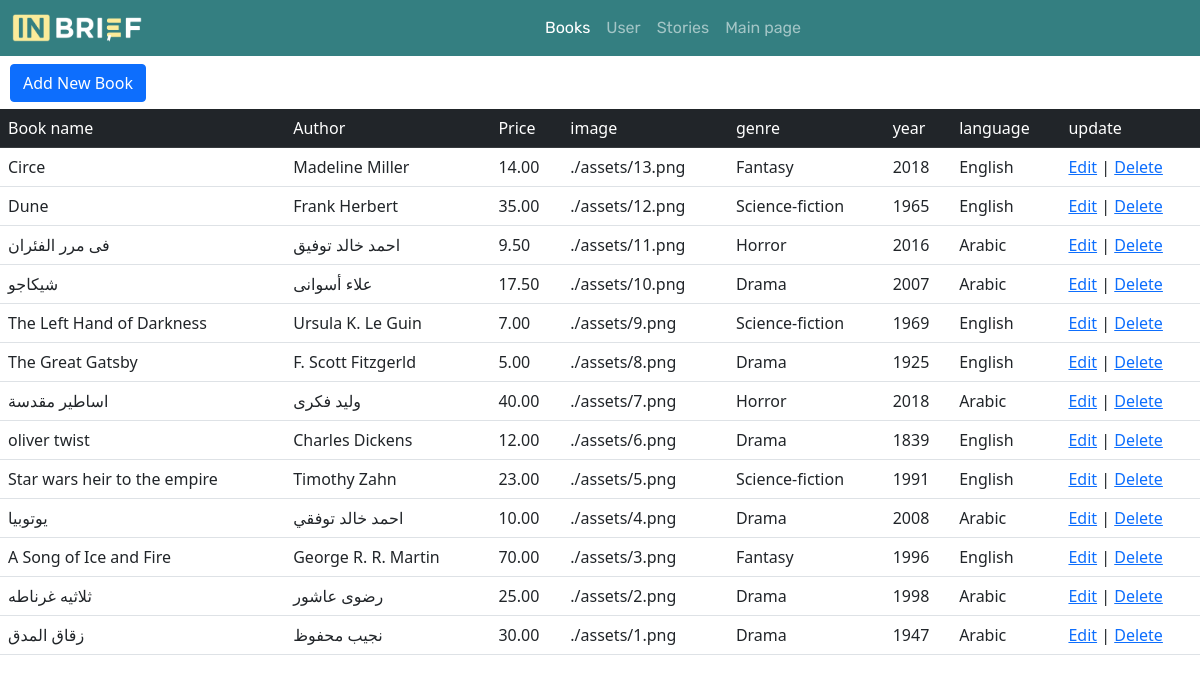
Page /test.php on the committed database.
### tables this page shows
CREATE TABLE `book` (
  `id` int(5) NOT NULL,
  `name` varchar(60) NOT NULL,
  `author` varchar(60) NOT NULL,
  `price` double(10,2) NOT NULL,
  `img` varchar(60) NOT NULL,
  `genre` varchar(25) NOT NULL,
  `year` int(4) NOT NULL,
  `language` varchar(100) NOT NULL,
  `breif` varchar(12000) NOT NULL
);

### database/DBController.php (called while the page is built, shortened)
<?php
class DBController
{
    protected $host = 'localhost';
    protected $user = 'root';
    protected $password = '';
    protected $database = "project";
    public function __construct()
    {
        $this->con = mysqli_connect($this->host, $this->user, $this->password, $this->database);
    }
}

### database/CRUD.php (called while the page is built, shortened)
<?php
include_once 'DBController.php';
class Crud extends DBController
{
    public function getData($query)
    {
        $result = $this->con->query($query);
        $rows = array();
        while ($row = $result->fetch_assoc()) {
            $rows[] = $row;
        }
        return $rows;
    }
}
?>

### test.php (the view, shortened to what this page needs)
<?php
include_once("database/Crud.php");
$crud = new Crud();
$query = "SELECT * FROM book ORDER BY id DESC";
$result = $crud->getData($query);
?>
<html>
<head>
    <link rel="stylesheet" href="style.css">
    <link href="https://cdn.jsdelivr.net/npm/bootstrap@5.1.3/dist/css/bootstrap.min.css" rel="stylesheet">
</head>
<body>
<nav class="navbar navbar-expand-lg navbar-dark color-second-bg">
    <div class="container-fluid">
        <a class="navbar-brand" href="index.php"><img src="./assets/123.png"></a>
        <div class="collapse navbar-collapse" id="navbarNav">
            <ul class="navbar-nav m-auto font-rubik">
                <li class="nav-item">
                    <a class="nav-link active" aria-current="page" href="test.php">Books</a>
                </li>
                <li class="nav-item">
                    <a class="nav-link" href="testuser.php">User</a>
                </li>
                <li class="nav-item">
                    <a class="nav-link" href="teststory.php">Stories</a>
                </li>
                <li class="nav-item">
                    <a class="nav-link" href="index.php">Main page</a>
                </li>
            </ul>
        </div>
    </div>
</nav>
<button type="button" class="btn btn-primary">
<a href="admin2.php">Add New Book</a>
</button>
<br>
<table class="table" width='80%' border=0>
    <tr bgcolor='#CCCCCC'>
        <td class="table-dark">Book name</td>
        <td class="table-dark">Author</td>
        <td class="table-dark">Price</td>
        <td class="table-dark">image</td>
        <td class="table-dark">genre</td>
        <td class="table-dark">year</td>
        <td class="table-dark">language</td>
        <td class="table-dark">update</td>
    </tr>
    <?php
    foreach ($result as $key => $res) {
        echo "<tr>";
        echo "<td>".$res['name']."</td>";
        echo "<td>".$res['author']."</td>";
        echo "<td>".$res['price']."</td>";
        echo "<td>".$res['img']."</td>";
        echo "<td>".$res['genre']."</td>";
        echo "<td>".$res['year']."</td>";
        echo "<td>".$res['language']."</td>";
        echo "<td><a href=\"edit.php?id=$res[id]\">Edit</a> | <a href=\"delete.php?id=$res[id]\" onClick=\"return confirm('Are you sure you want to delete?')\">Delete</a></td>";
    }
    ?>
</table>
</body>
</html>

### style.css (style rules this page uses)
button, button:focus { outline: none !important; box-shadow: none !important; }
.font-rubik { font-family: "Rubik", cursive; }
.color-second-bg { background: #347F81; }
.container-fluid a img { width: 130px; }
a { text-decoration: none; }

### test.php (style rules this page uses)
button { margin-top: 8px; margin-left: 10px; margin-bottom: 7px; }
button a { text-decoration: none; color: white; }

### rows in the picture
book: name "Circe", author "Madeline Miller", price "14.00", img "./assets/13.png", genre "Fantasy", year "2018", language "English"
book: name "Dune", author "Frank Herbert", price "35.00", img "./assets/12.png", genre "Science-fiction", year "1965", language "English"
book: name "فى مرر الفئران", author "احمد خالد توفيق", price "9.50", img "./assets/11.png", genre "Horror", year "2016", language "Arabic"
book: name "شيكاجو", author "علاء أسوانى", price "17.50", img "./assets/10.png", genre "Drama", year "2007", language "Arabic"
book: name "The Left Hand of Darkness", author "Ursula K. Le Guin", price "7.00", img "./assets/9.png", genre "Science-fiction", year "1969", language "English"
book: name "The Great Gatsby", author "F. Scott Fitzgerld", price "5.00", img "./assets/8.png", genre "Drama", year "1925", language "English"
book: name "اساطير مقدسة", author "وليد فكرى", price "40.00", img "./assets/7.png", genre "Horror", year "2018", language "Arabic"
book: name "oliver twist", author "Charles Dickens", price "12.00", img "./assets/6.png", genre "Drama", year "1839", language "English"
book: name "Star wars heir to the empire", author "Timothy Zahn", price "23.00", img "./assets/5.png", genre "Science-fiction", year "1991", language "English"
book: name "يوتوبيا", author "احمد خالد توفقي", price "10.00", img "./assets/4.png", genre "Drama", year "2008", language "Arabic"
book: name "A Song of Ice and Fire", author "George R. R. Martin", price "70.00", img "./assets/3.png", genre "Fantasy", year "1996", language "English"
book: name "ثلاثيه غرناطه", author "رضوى عاشور", price "25.00", img "./assets/2.png", genre "Drama", year "1998", language "Arabic"
book: name "زقاق المدق", author "نجيب محفوظ", price "30.00", img "./assets/1.png", genre "Drama", year "1947", language "Arabic"
